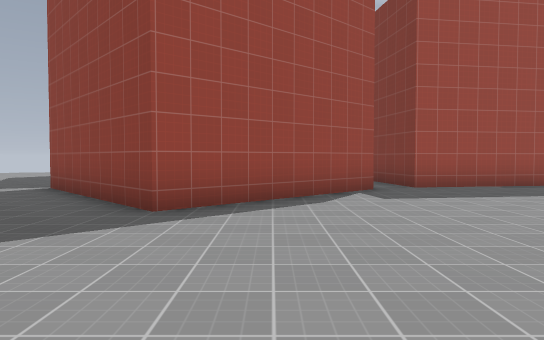
View 1 (above)

24 first-person views from a walk through a level from a Godot 3-D game. The camera is 1.4 m above the floor, tilts 2° down and sees 70° across. The floor is counted in squares, 2 m on a side. Each view is taken from the middle of a square. On the plan, view 1 faces up. The plan holds only what a view shows up to about 11 squares ahead; the rest is blank. The place goes on beyond the plan. Surface patterns are stand-ins for the level's own textures.

View 2
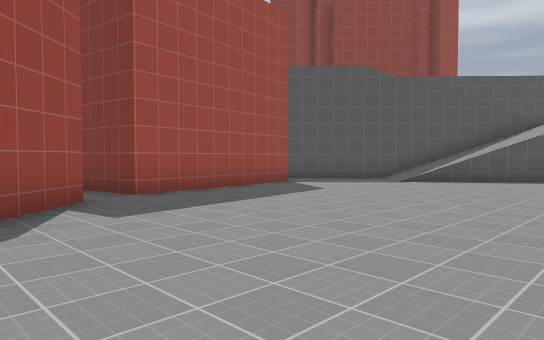

View 3
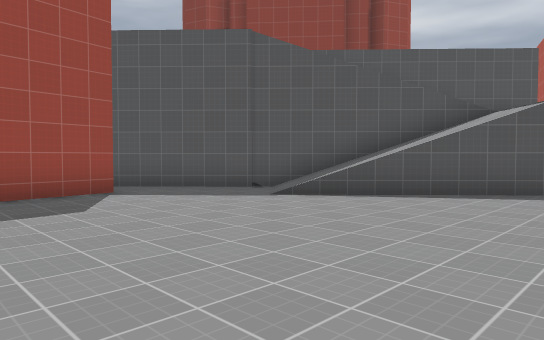

View 4
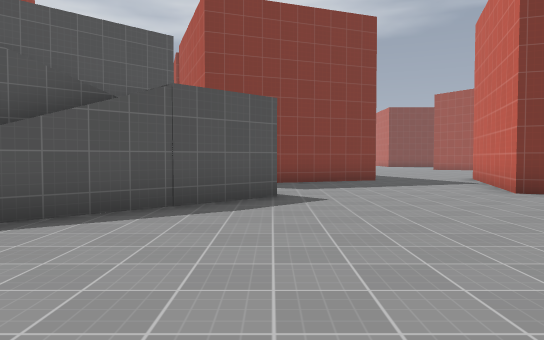

View 5
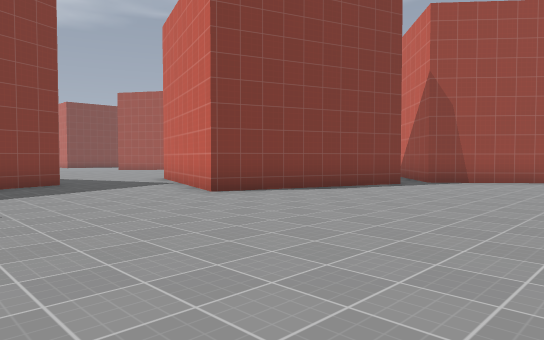

View 6
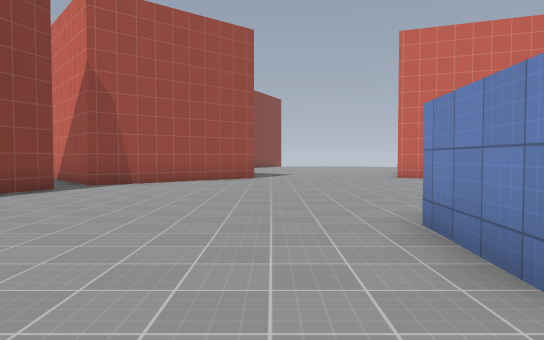

View 7
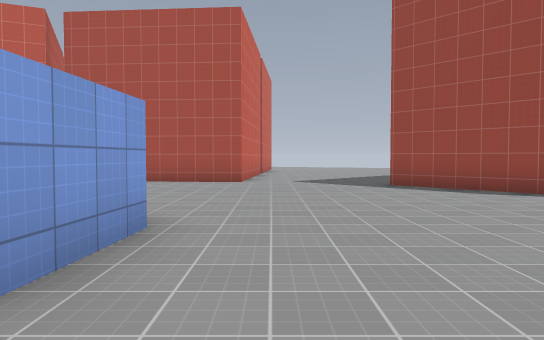

View 8
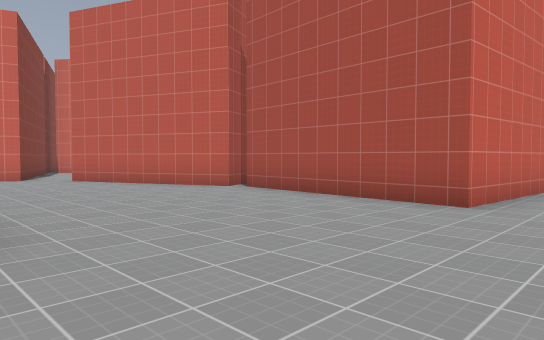

View 9
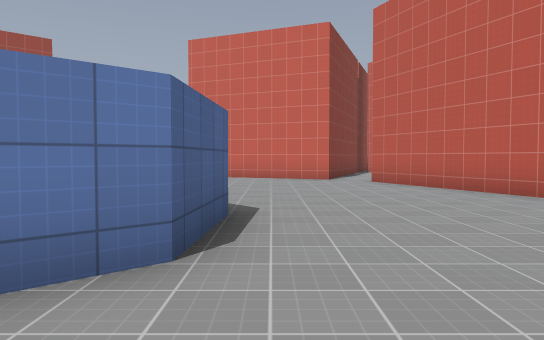

View 10
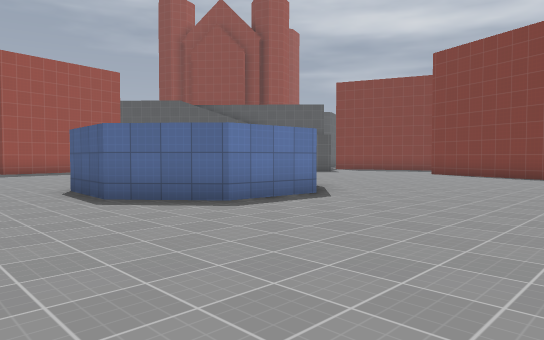

View 11
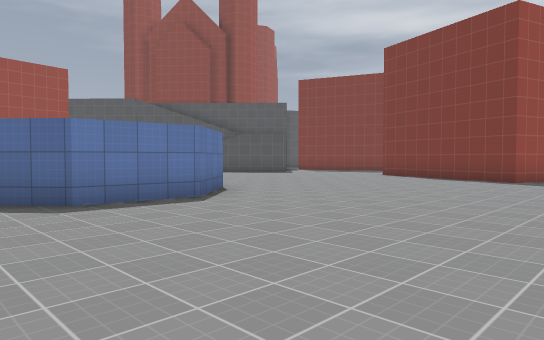

View 12
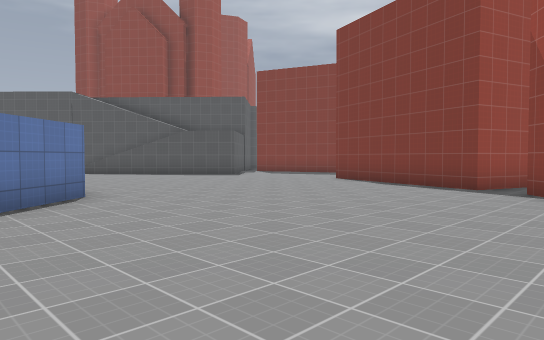

View 13
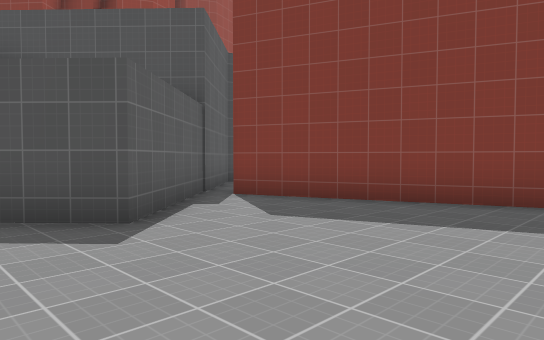

View 14
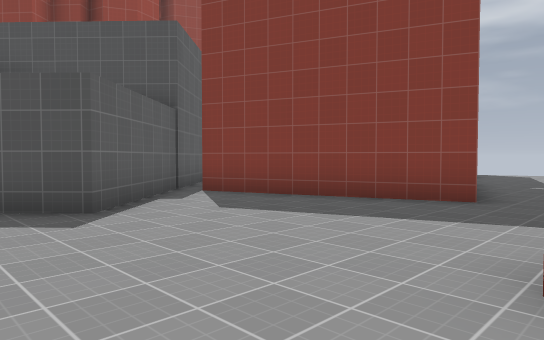

View 15
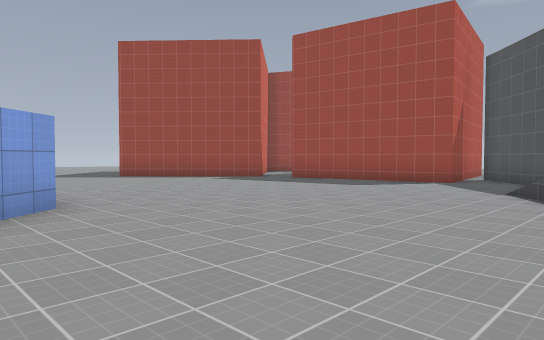

View 16
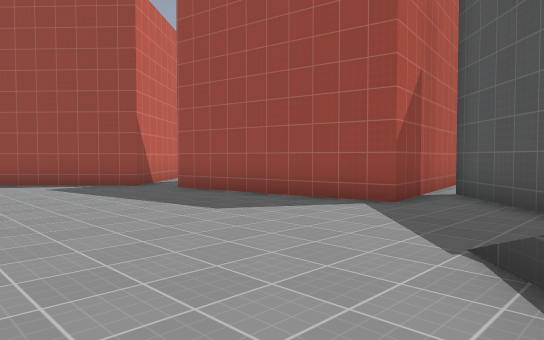

View 17
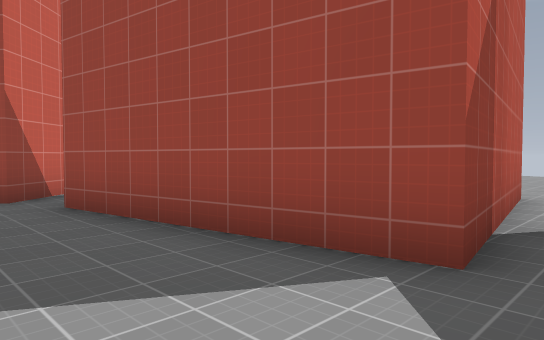

View 18
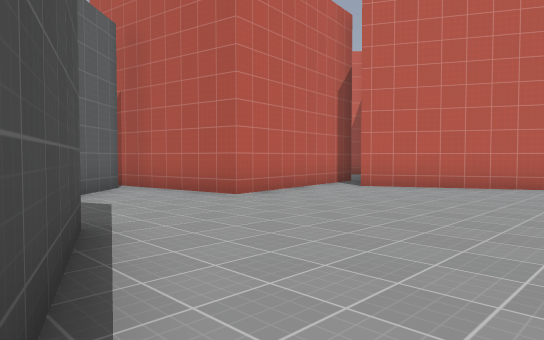

View 19
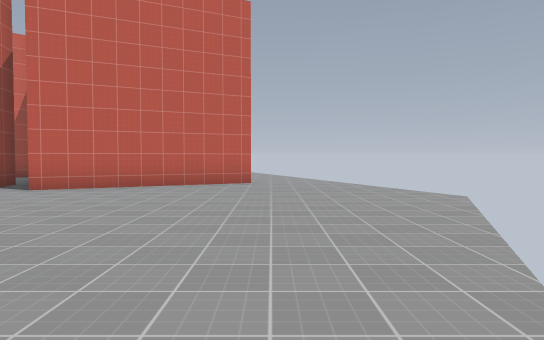

View 20
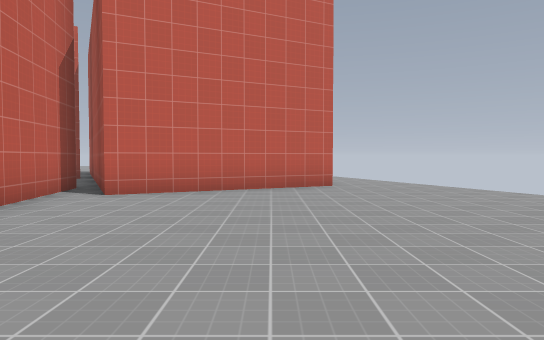

View 21
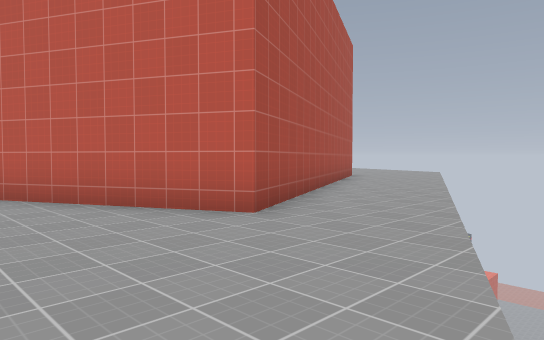

View 22
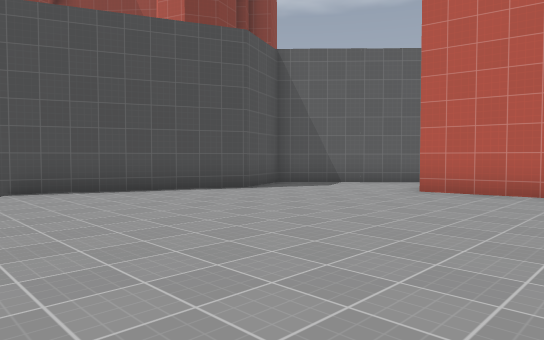

View 23
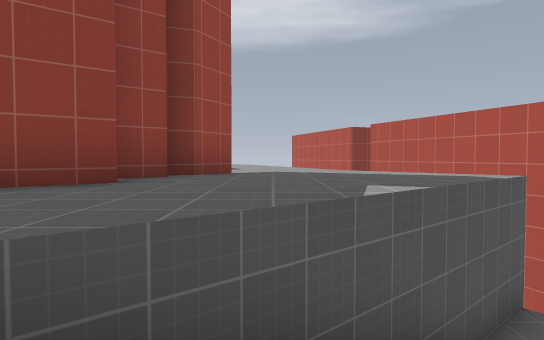

View 24
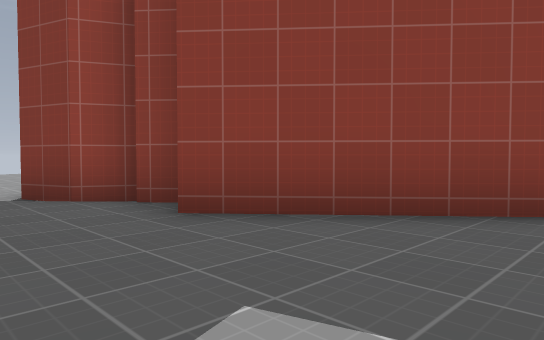

### Floor plan
Key: @ floor where view 1 was taken; # wall or solid block; . main floor; : floor 7.25 m higher than the main floor; / step, stairs or slope; = window, fence, low wall or low ledge; v drop or lower ground; B block.
Columns run from 6 left of view 1 to 26 right of it. Each row starts with its distance up from view 1.
 23          vv.vv
 22        vv......vv
 21       ...........vv
 20     ............../
 19 //.....##.........#
 18 .....####.........: :
 17  ..###  ##.......# ::
 16   ##     #......./ :
 15         ###......# :#
 14        ##BBBBB...: :#
 13       ##     B..:  :#
 12              B./  ::BB
 11          B    B/  :::BB
 10        B B   BB./ ::::B##
  9 .B     BBBBBB....//=::::##:::
  8 ..B    BB........// =::::::::
  7  ..B  BB........//// #:::::::
  6   ..BB...........=/// #:::#
  5   ..B.............#//  #:#BBB
  4    ................//  #BBB
  3    ................./ #.B
  2  ....................#...B
  1 BBBB.....................B
  0    B..@...####...........B   ....
 -1    B.....##  #............B......
 -2    B.....#   #..............
 -3    B.....## ##.......BBB...
 -4    B......###........B  BB
 -5   BB.................B
 -6     B...............B
 -7     B...............BB
 -8      B................B
 -9      B.............BB.
-10       BB. ........B BB

Where each view was taken, in squares from view 1:
view 1: 0 up, 0 right, facing up
view 2: 2 up, 0 right, facing up-right
view 3: 2 up, 5 right, facing up-right
view 4: 2 up, 8 right, facing right
view 5: 2 up, 9 right, facing down-right
view 6: 1 up, 9 right, facing down
view 7: 2 up, 8 right, facing left
view 8: 3 up, 3 right, facing down-left
view 9: 2 up, 2 right, facing down
view 10: 9 down, 0 right, facing up-right
view 11: 10 down, 2 right, facing up-right
view 12: 10 down, 5 right, facing up-right
view 13: 2 down, 13 right, facing up-right
view 14: 3 down, 13 right, facing up-right
view 15: 1 down, 12 right, facing up-left
view 16: 4 up, 11 right, facing up-left
view 17: 7 up, 9 right, facing up-left
view 18: 20 up, 12 right, facing down-left
view 19: 20 up, 12 right, facing left
view 20: 18 up, 11 right, facing left
view 21: 23 up, 5 right, facing down-left
view 22: 22 up, 4 right, facing down-right
view 23: 8 up, 12 right, facing right
view 24: 9 up, 12 right, facing up-right
